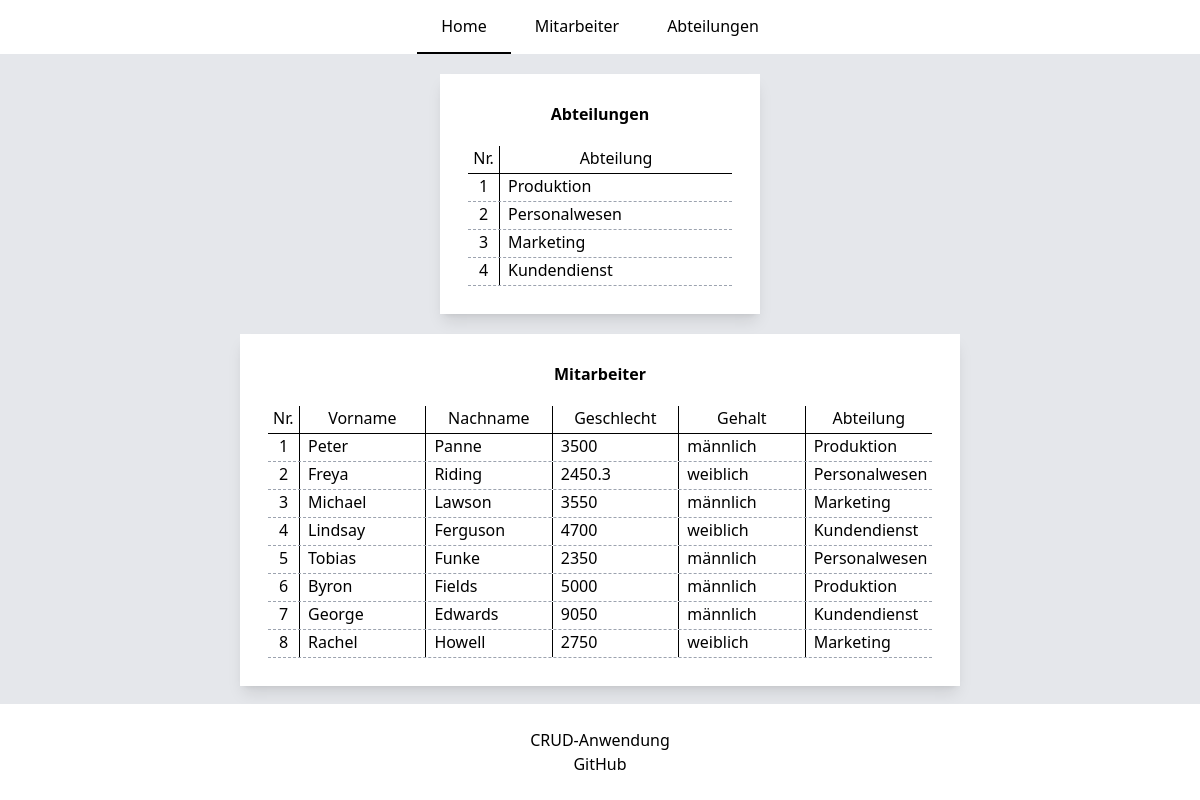
The page / on the database its author committed.
### tables this page shows
create table departments (
                             id int primary key auto_increment,
                             name varchar(45) not null

);

create table employees (
                           id int primary key auto_increment,
                           firstname varchar(45) not null,
                           lastname varchar(45) not null,
                           gender varchar(10) not null,
                           salary  double not null,
                           department_id int,
                           FOREIGN KEY(department_id) REFERENCES departments(id)
                            ON DELETE SET NULL
                            ON UPDATE SET NULL
);

### classes/GlobalClass.php (called while the page is built, shortened)
<?php
require_once "service/DBApi.php";
abstract class GlobalClass
{
    private DBApi $api;
    private string $tableName;
    protected function __construct(string $tableName, DBApi $api){
        $this->api = $api;
        $this->tableName = $tableName;
    }
    public function getAllDepartments(): array
    {
        return $this->api->getAll($this->tableName);
    }
    public function getAllEmployees(): array
    {
        return $this->api->getAllWithPK($this->tableName);
    }
}

### service/DBConfig.php (called while the page is built, shortened)
<?php
class DBConfig
{
    private static object $dbh;
    public static function connect(): object
    {
        if (!isset(self::$dbh)){
            self::$dbh = new mysqli(
                DB_SERVER,
                DB_USERNAME,
                DB_PASSWORD,
                DB_NAME);
        }
        return self::$dbh;
    }
}

### service/DBApi.php (called while the page is built, shortened)
<?php
require_once "DBConfig.php";
class DBApi
{
    public function getAll($table): array
    {
        $query = "SELECT * FROM $table ORDER BY id ASC";
        $result = DBConfig::connect()->query($query);
        for ($results = array (); $row = $result->fetch_assoc(); $results[] = $row);
        return $results;
    }
    public function getAllWithPK($table): array
    {
        $query = "SELECT $table.id, firstname, lastname, salary, gender, name FROM $table LEFT JOIN departments d on d.id = $table.department_id GROUP BY $table.id";
        $result = DBConfig::connect()->query($query);
        for ($results = array (); $row = $result->fetch_assoc(); $results[] = $row);
        return $results;
    }
}

### classes/Department.php (called while the page is built, shortened)
<?php
require_once "GlobalClass.php";
class Department extends GlobalClass {
    public function getDepartments(): array
    {
       return $this->getAllDepartments();
    }
}

### classes/Employee.php (called while the page is built, shortened)
<?php
require_once "GlobalClass.php";
class Employee extends GlobalClass {
    public function getEmployees(): array
    {
        return $this->getAllEmployees();
    }
}

### classes/views/MainPage.php (the view, shortened to what this page needs)
<?php
require_once "classes/views/Modules.php";
class MainPage extends Modules{
    protected function getMiddle(): string
    {
        $html = $this->showDepartmentsPreView();
        $html .= $this->showEmployeesPreView();
        return $html;
    }
    private function showDepartmentsPreView(): string
    {
        $data = $this->department->getDepartments();
        $html = '
            <div class="w-80 mx-auto p-7 mb-5 bg-white shadow-lg shadow-black-500/50">
                <h2 class="mb-5 text-center font-bold">Abteilungen</h2>
                <ul class="">
                    <li class="flex h-7 border-b border-black">
                        <span class="w-8 text-center border-r border-black">Nr.</span>
                        <span class="flex-1 text-center">Abteilung</span>
                    </li>
        ';
        foreach ($data as $i=>$item) {
            $html .= '
                    <li class="flex h-7 border-b border-gray-400 border-dashed">
                        <span class="w-8 text-center border-r border-black">' . ++$i . '</span>
                        <span class="pl-2">' . $item['name'] .  '</span>
                    </li>';
        }
        $html .= '</ul></div>';
        return $html;
    }
    private function showEmployeesPreView(): string
    {
        $data = $this->employee->getEmployees();
        $html = '
            <div class="w-3/5 mx-auto p-7 bg-white shadow-lg shadow-black-500/50">
                <h2 class="mb-5 text-center font-bold">Mitarbeiter</h2>
                <ul class="">
                    <li class="flex h-7 border-b border-black">
                        <span class="w-8 text-center border-r border-black ">Nr.</span>
                        <span class="w-32 text-center border-r border-black">Vorname</span>
                        <span class="w-32 text-center border-r border-black">Nachname</span>
                        <span class="w-32 text-center border-r border-black">Geschlecht</span>
                        <span class="w-32 text-center border-r border-black">Gehalt</span>
                        <span class="w-32 text-center">Abteilung</span>
                    </li>
        ';
        foreach ($data as $i=>$item) {
            $html .= '
                    <li class="flex h-7 border-b border-gray-400 border-dashed">
                        <span class="w-8 min-w-8 text-center border-r border-black">' . ++$i . '</span>
                        <span class="w-32 pl-2 border-r border-black">' . $item['firstname'] .  '</span>
                        <span class="w-32 pl-2 border-r border-black">' . $item['lastname'] .  '</span>
                        <span class="w-32 pl-2 border-r border-black">' . $item['salary'] .  '</span>
                        <span class="w-32 pl-2 border-r border-black">' . $item['gender'] .  '</span>
                        <span class="w-32 pl-2">' . $item['name'] .  '</span>
                    </li>';
        }
        $html .= '</ul></div>';
        return $html;
    }
}

### index.php (shortened to what this page needs)
<?php
require_once "service/DBApi.php";
require_once "classes/Department.php";
require_once "classes/views/MainPage.php";
$api = new DBApi();
$action = $_REQUEST['action'] ?? '';
$id = $_REQUEST['id'] ?? '';
$errors = [];
$values = $_POST;
$department = new Department($api);
$employee = new Employee($api);
if ($action === 'showUpdateDep'){
    $content = new DepartmentPage($api, $errors, $id);
} elseif ($action === 'deleteDep') {
    $department->delete($id);
    $content = new DepartmentPage($api);
} elseif ($action === 'departments') {
    $content = new DepartmentPage($api, $errors, $id, $values);
} elseif ($action === 'showUpdateEmp'){
    $content = new EmployeePage($api, $errors, $id);
} elseif ($action === 'deleteEmp') {
    $employee->delete($id);
    $content = new EmployeePage($api);
} elseif ($action === 'employees') {
    $content = new EmployeePage($api);
} else {
    $content = new MainPage($api);
}
echo $content->getContent();

### classes/views/Modules.php (shortened to what this page needs)
<?php
require_once "classes/Department.php";
require_once "classes/Employee.php";
abstract class Modules {
    protected string $isActiveMain;
    protected string $isActiveEmployee;
    protected string $isActiveDepartment;
    public function __construct($api){
        $this->department = new Department($api);
        $this->employee = new Employee($api);
        $this->activeClass = 'border-b-2 border-black';
        $this->isActiveMain = $this->activeClass;
        $this->isActiveEmployee = '';
        $this->isActiveDepartment = '';
    }
    public function getContent(): string
    {
        $html = $this->getHeader();
        $html .= $this->getMenu();
        $html .= $this->getTop();
        $html .= $this->getMiddle();
        $html .= $this->getFooter();
        return $html;
    }
    protected function getHeader(): string
    {
        return '
            <!doctype html>
            <html lang="de">
            <head>
                <meta charset="UTF-8">
                <meta name="viewport"
                      content="width=device-width, user-scalable=no, initial-scale=1.0, maximum-scale=1.0, minimum-scale=1.0">
                <meta http-equiv="X-UA-Compatible" content="ie=edge">
                <title>'. $this->getTitle() .'</title>
                <script src="https://cdn.tailwindcss.com"></script>
            </head>
            <body class="bg-gray-200 flex flex-col min-h-screen">
        ';
    }
    protected function getFooter(): string
    {
        return '
            <footer class="flex flex-col bg-white h-24 mt-auto justify-center">
                <h2 class="self-center">CRUD-Anwendung</h2>
                <a href="https://github.com/stanislaw-ch/PHP-CRUD-Anwendung" target=”_blank” class="self-center hover:underline hover:underline-offset-4">GitHub</a>
            </footer>
            <script src="/assets/js/department.js"></script>
            </body>
            </html>
        ';
    }
    protected function getMenu(): string
    {
        return '
            <nav class="bg-white mb-5">
                <div class="">
                  <ul class="flex justify-center">
                     <li>
                        <a
                            href="?action"
                            class="
                                py-3.5 px-6 inline-block
                                hover:bg-gray-300 font-medium
                                ' . $this->isActiveMain . '
                            "
                        >
                        Home
                        </a>
                    </li>
                    <li>
                        <a
                            href="?action=employees"
                            class="
                                py-3.5 px-6 inline-block
                                hover:bg-gray-300 font-medium
                                ' . $this->isActiveEmployee . '
                            "
                        >
                        Mitarbeiter
                        </a>
                    </li>
                    <li>
                        <a
                            href="?action=departments"
                            class="
                                py-3.5 px-6 inline-block
                                hover:bg-gray-300 font-medium
                                    ' . $this->isActiveDepartment . '
                            "
                        >
                        Abteilungen
                        </a>
                    </li>
                  </ul>
                </div>
          </nav>
        ';
    }
}

### rows shown on the page
departments: name "Produktion"
departments: name "Personalwesen"
departments: name "Marketing"
departments: name "Kundendienst"
employees: firstname "Peter", lastname "Panne", salary "3500", gender "männlich", department.name "Produktion"
employees: firstname "Freya", lastname "Riding", salary "2450.3", gender "weiblich", department.name "Personalwesen"
employees: firstname "Michael", lastname "Lawson", salary "3550", gender "männlich", department.name "Marketing"
employees: firstname "Lindsay", lastname "Ferguson", salary "4700", gender "weiblich", department.name "Kundendienst"
employees: firstname "Tobias", lastname "Funke", salary "2350", gender "männlich", department.name "Personalwesen"
employees: firstname "Byron", lastname "Fields", salary "5000", gender "männlich", department.name "Produktion"
employees: firstname "George", lastname "Edwards", salary "9050", gender "männlich", department.name "Kundendienst"
employees: firstname "Rachel", lastname "Howell", salary "2750", gender "weiblich", department.name "Marketing"
